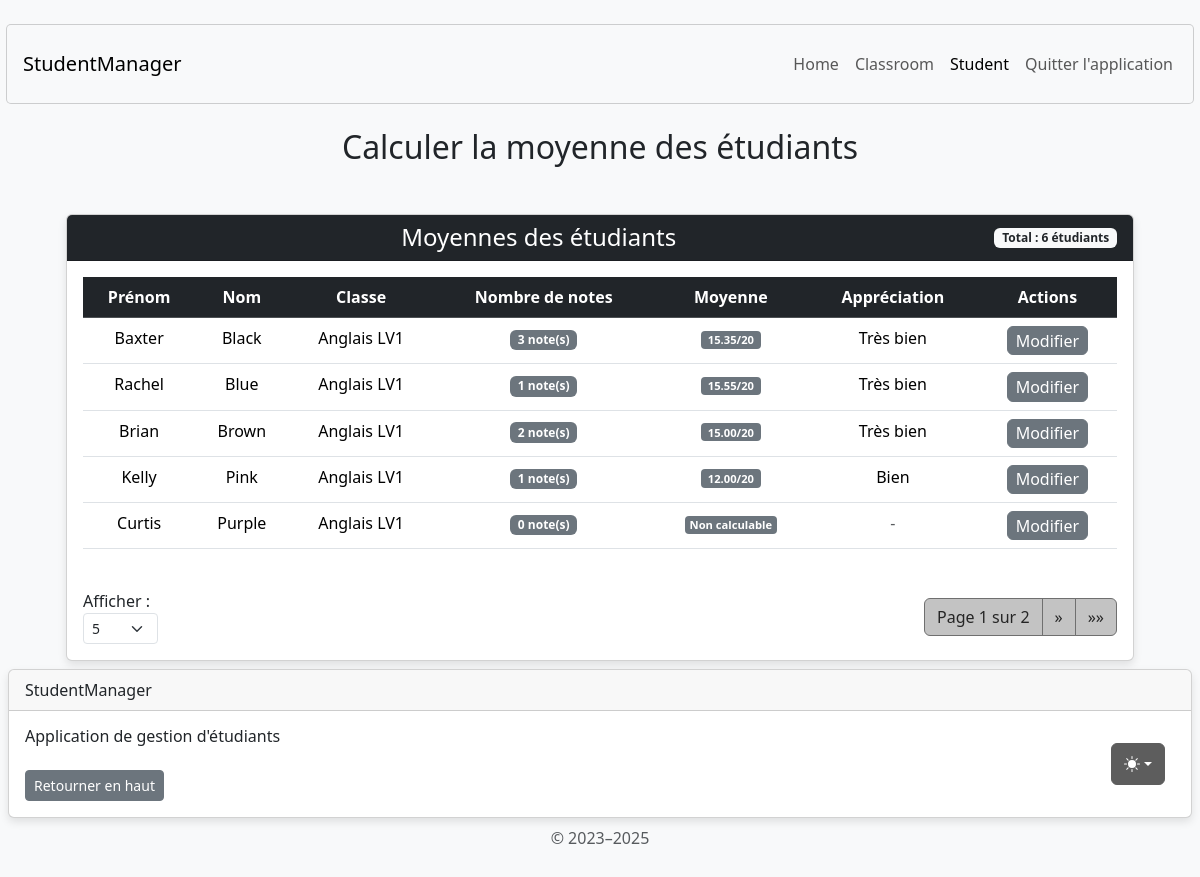
Before: /student/calculate-student-average/ with the older database file.
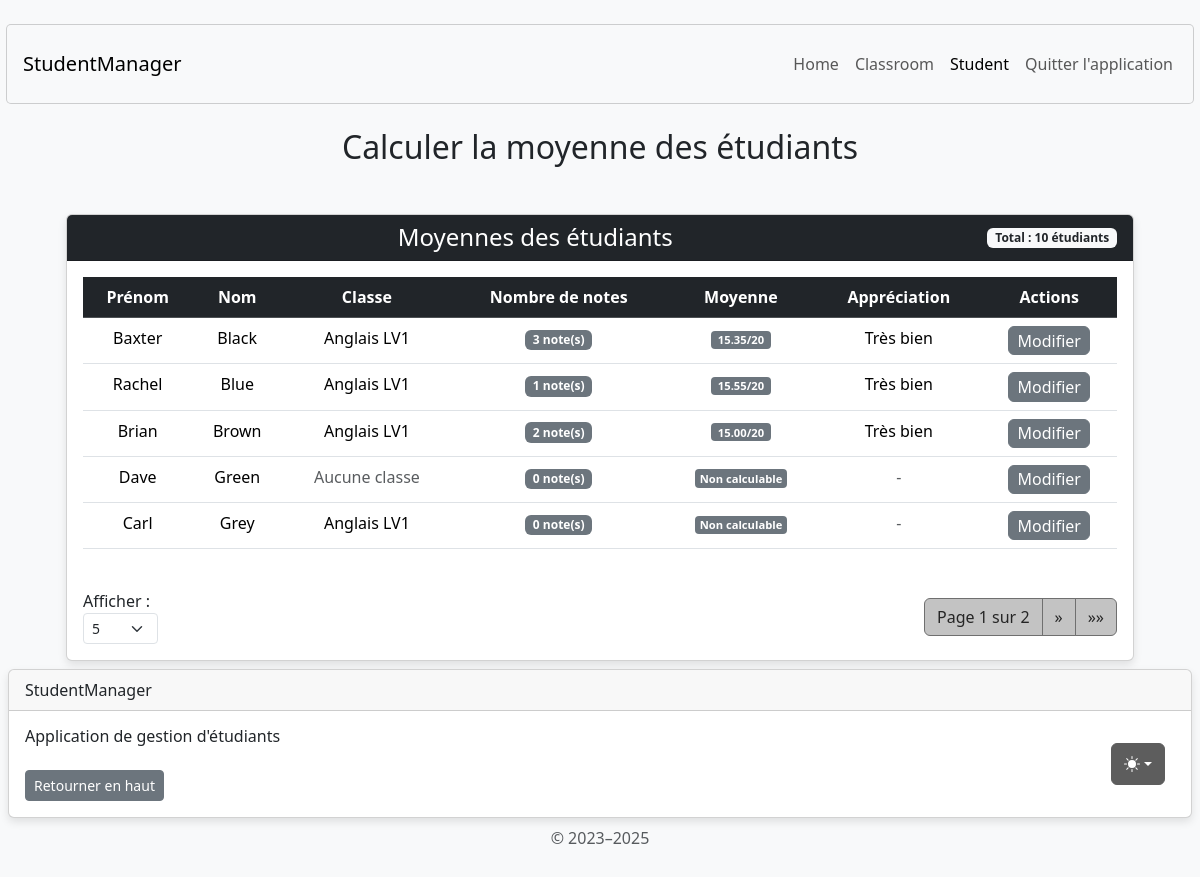
After: the same page with the newer database file.
### student/models.py (models this page shows, shortened)
class Student(AbstractUser):
    username = None
    email = models.EmailField('email address', unique=True, null=True, blank=True)
    USERNAME_FIELD = 'email'
    REQUIRED_FIELDS = []
    classroom = models.ForeignKey(
        Classroom,
        on_delete=models.SET_NULL,
        null=True,
        blank=True,
        related_name="students"
    )
    lessons = models.ManyToManyField(Lesson, through='StudentLesson', blank=True)
    groups = models.ManyToManyField(
        'auth.Group',
        blank=True,
        related_name='student_set',
        help_text='The groups this user belongs to.',
        verbose_name='groups'
    )
    user_permissions = models.ManyToManyField(
        'auth.Permission',
        blank=True,
        related_name='student_set_permissions',
        help_text='Specific permissions for this user.',
        verbose_name='user permissions'
    )

### classroom/models.py (models this page shows, shortened)
class Classroom(models.Model):
    classroom_name = models.CharField(max_length=255)
    number_of_places_available = models.PositiveIntegerField(default=0)

### student/views.py (the view)
# urls.py: path('student/calculate-student-average/', calculate_student_average_view, name='calculate_student_average'),
def calculate_student_average_view(request):
    students = Student.objects.all() \
        .order_by('last_name', 'first_name') \
        .select_related('classroom') \
        .prefetch_related('studentlesson_set__lesson')
    students_with_averages = []
    for student in students:
        valid_grades = student.studentlesson_set.exclude(grade__isnull=True).filter(grade__gte=0, grade__lte=20)
        if valid_grades.exists():
            average = valid_grades.aggregate(Avg('grade'))['grade__avg']
            average = round(average, 2) if average else None
        else:
            average = None
        students_with_averages.append({
            'student': student,
            'average': average,
            'grades_count': valid_grades.count()
        })
    try:
        items_per_page = int(request.GET.get('items_per_page', 5))
        if items_per_page not in [5, 10, 50, 100]:
            items_per_page = 5
    except (ValueError, TypeError):
        items_per_page = 5
    paginator = Paginator(students_with_averages, items_per_page)
    page_number = request.GET.get('page')
    page_obj = paginator.get_page(page_number)
    classrooms = Classroom.objects.all()
    context = {
        'page_obj': page_obj,
        'items_per_page': items_per_page,
        'per_page_options': [5, 10, 50, 100],
        'has_students': students.exists(),
        'classrooms': classrooms,
    }
    return render(request, 'student/calculate_student_average.html', context)

### student/templates/student/calculate_student_average.html (shortened to what the changed rows need)
{% extends 'home/base.html' %}
{% load static %}
{% block content %}
<body class="d-flex align-items-center py-4 bg-body-tertiary">
    <main class="container text-center">
        <h2 class="mb-4 mt-4">Calculer la moyenne des étudiants</h2>
        <div class="container mt-5">
            <div class="row justify-content-center">
                <div class="col-md-12">
                    <div class="card">
                        <div class="card-header bg-dark text-white d-flex justify-content-between align-items-center">
                            <h4 class="mb-0 flex-grow-1 text-center">Moyennes des étudiants</h4>
                            <span class="badge bg-light text-dark">
                                Total : {{ page_obj.paginator.count }} étudiants
                            </span>
                        </div>
                        <div class="card-body">
                            {% if has_students %}
                            <div class="table-responsive">
                                <table class="table table-hover">
                                    <thead class="table-dark">
                                        <tr>
                                            <th scope="col">Prénom</th>
                                            <th scope="col">Nom</th>
                                            <th scope="col">Classe</th>
                                            <th scope="col">Nombre de notes</th>
                                            <th scope="col">Moyenne</th>
                                            <th scope="col">Appréciation</th>
                                            <th scope="col">Actions</th>
                                        </tr>
                                    </thead>
                                    <tbody>
                                        {% for student_data in page_obj %}
                                        {% with student=student_data.student average=student_data.average grades_count=student_data.grades_count %}
                                        <tr>
                                            <td>{{ student.first_name }}</td>
                                            <td>{{ student.last_name }}</td>
                                            <td>
                                                {% if student.classroom %}
                                                    {{ student.classroom.classroom_name }}
                                                {% else %}
                                                    <span class="text-muted">Aucune classe</span>
                                                {% endif %}
                                            </td>
                                            <td>
                                                <span class="badge {% if grades_count > 0 %}bg-secondary{% else %}bg-secondary{% endif %}">
                                                    {{ grades_count }} note(s)
                                                </span>
                                            </td>
                                            <td>
                                                {% if average is not None %}
                                                    <span class="average-badge compact badge
                                                        {% if average >= 16 %}bg-secondary
                                                        {% elif average >= 12 %}bg-secondary
                                                        {% elif average >= 10 %}bg-secondary
                                                        {% else %}bg-danger
                                                        {% endif %} fs-6">
                                                        {{ average }}/20
                                                    </span>
                                                {% else %}
                                                    <span class="average-badge compact badge bg-secondary">Non calculable</span>
                                                {% endif %}
                                            </td>
                                            <td>
                                                {% if average is not None %}
                                                    {% if average >= 16 %}Excellent
                                                    {% elif average >= 14 %}Très bien
                                                    {% elif average >= 12 %}Bien
                                                    {% elif average >= 10 %}Assez bien
                                                    {% else %}Insuffisant
                                                    {% endif %}
                                                {% else %}
                                                    <span class="text-muted">-</span>
                                                {% endif %}
                                            </td>
                                            <td>
                                                <button type="button" class="btn btn-secondary btn-custom-hover btn-custom-padding"
                                                    data-bs-toggle="modal"
                                                    data-bs-target="#editModal{{ student.id }}">
                                                    Modifier
                                                </button>
                                            </td>
                                        </tr>
                                        {% endwith %}
                                        {% endfor %}
                                    </tbody>
                                </table>
                            </div>
                            {% else %}
                            <div class="alert alert-info" role="alert">
                                Il n'y a pas d'étudiants à afficher.
                            </div>
                            {% endif %}
                        </div>
                    </div>
                </div>
            </div>
        </div>
    </main>
</body>
{% endblock content %}

Changed rows visible on the page:
no longer on this page (row unchanged): Student: student.first_name "Kelly", student.last_name "Pink", student.classroom.classroom_name "Anglais LV1", grades_count "1", average "12.00", shows "Bien"
no longer on this page (row unchanged): Student: student.first_name "Curtis", student.last_name "Purple", student.classroom.classroom_name "Anglais LV1", grades_count "0", shows "Non calculable"
added Student: student.first_name "Dave", student.last_name "Green", shows "Aucune classe", grades_count "0", shows "Non calculable"
added Student: student.first_name "Carl", student.last_name "Grey", student.classroom.classroom_name "Anglais LV1", grades_count "0", shows "Non calculable"
Other visible differences:
{{ page_obj.paginator.count }}: "6" → "10"
